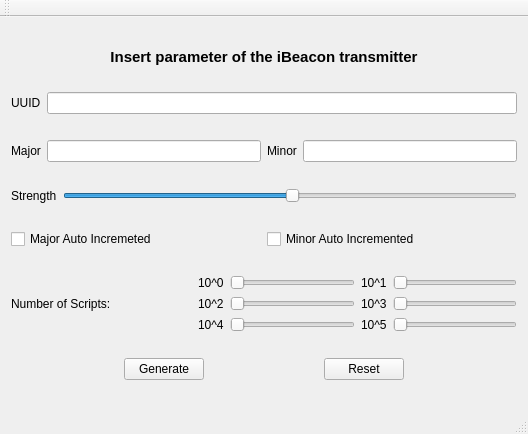
<?xml version="1.0" encoding="UTF-8"?>
<ui version="4.0">
 <class>Configurator</class>
 <widget class="QMainWindow" name="Configurator">
  <property name="geometry">
   <rect>
    <x>0</x>
    <y>0</y>
    <width>528</width>
    <height>434</height>
   </rect>
  </property>
  <property name="windowTitle">
   <string>Configurator</string>
  </property>
  <widget class="QWidget" name="centralWidget">
   <layout class="QVBoxLayout" name="verticalLayout">
    <item>
     <widget class="QLabel" name="label">
      <property name="sizePolicy">
       <sizepolicy hsizetype="Preferred" vsizetype="Fixed">
        <horstretch>0</horstretch>
        <verstretch>0</verstretch>
       </sizepolicy>
      </property>
      <property name="font">
       <font>
        <pointsize>11</pointsize>
        <weight>75</weight>
        <italic>false</italic>
        <bold>true</bold>
        <underline>false</underline>
        <strikeout>false</strikeout>
       </font>
      </property>
      <property name="text">
       <string>Insert parameter of the iBeacon transmitter</string>
      </property>
      <property name="alignment">
       <set>Qt::AlignCenter</set>
      </property>
     </widget>
    </item>
    <item>
     <layout class="QHBoxLayout" name="horizontalLayout">
      <item>
       <widget class="QLabel" name="label_2">
        <property name="text">
         <string>UUID</string>
        </property>
       </widget>
      </item>
      <item>
       <widget class="QLineEdit" name="lineUUID"/>
      </item>
     </layout>
    </item>
    <item>
     <layout class="QHBoxLayout" name="horizontalLayout_3">
      <item>
       <widget class="QLabel" name="label_3">
        <property name="text">
         <string>Major</string>
        </property>
       </widget>
      </item>
      <item>
       <widget class="QLineEdit" name="lineMajor">
        <property name="toolTip">
         <string extracomment="From 0 to 65536"/>
        </property>
        <property name="statusTip">
         <string/>
        </property>
        <property name="inputMethodHints">
         <set>Qt::ImhNone</set>
        </property>
        <property name="text">
         <string/>
        </property>
        <property name="placeholderText">
         <string/>
        </property>
       </widget>
      </item>
      <item>
       <widget class="QLabel" name="label_4">
        <property name="text">
         <string>Minor</string>
        </property>
       </widget>
      </item>
      <item>
       <widget class="QLineEdit" name="lineMinor">
        <property name="toolTip">
         <string/>
        </property>
        <property name="statusTip">
         <string/>
        </property>
        <property name="inputMask">
         <string/>
        </property>
        <property name="text">
         <string/>
        </property>
        <property name="placeholderText">
         <string/>
        </property>
       </widget>
      </item>
     </layout>
    </item>
    <item>
     <layout class="QHBoxLayout" name="horizontalLayout_4">
      <item>
       <widget class="QLabel" name="label_5">
        <property name="text">
         <string>Strength</string>
        </property>
       </widget>
      </item>
      <item>
       <widget class="QSlider" name="horizontalSlider">
        <property name="value">
         <number>50</number>
        </property>
        <property name="orientation">
         <enum>Qt::Horizontal</enum>
        </property>
       </widget>
      </item>
     </layout>
    </item>
    <item>
     <layout class="QHBoxLayout" name="horizontalLayout_5">
      <item>
       <widget class="QCheckBox" name="major_check">
        <property name="text">
         <string>Major Auto Incremeted</string>
        </property>
       </widget>
      </item>
      <item>
       <widget class="QCheckBox" name="minor_check">
        <property name="text">
         <string>Minor Auto Incremented</string>
        </property>
       </widget>
      </item>
     </layout>
    </item>
    <item>
     <layout class="QHBoxLayout" name="horizontalLayout_6">
      <item>
       <widget class="QLabel" name="label_6">
        <property name="text">
         <string>Number of Scripts:</string>
        </property>
       </widget>
      </item>
      <item>
       <widget class="QLabel" name="number_label">
        <property name="sizePolicy">
         <sizepolicy hsizetype="Fixed" vsizetype="Preferred">
          <horstretch>0</horstretch>
          <verstretch>0</verstretch>
         </sizepolicy>
        </property>
        <property name="minimumSize">
         <size>
          <width>75</width>
          <height>0</height>
         </size>
        </property>
        <property name="text">
         <string/>
        </property>
       </widget>
      </item>
      <item>
       <layout class="QVBoxLayout" name="verticalLayout_2">
        <item>
         <layout class="QHBoxLayout" name="horizontalLayout_7">
          <item>
           <widget class="QLabel" name="label_7">
            <property name="text">
             <string>10^0</string>
            </property>
           </widget>
          </item>
          <item>
           <widget class="QSlider" name="unit_slider">
            <property name="minimumSize">
             <size>
              <width>110</width>
              <height>0</height>
             </size>
            </property>
            <property name="autoFillBackground">
             <bool>false</bool>
            </property>
            <property name="orientation">
             <enum>Qt::Horizontal</enum>
            </property>
           </widget>
          </item>
          <item>
           <widget class="QLabel" name="label_8">
            <property name="text">
             <string>10^1</string>
            </property>
           </widget>
          </item>
          <item>
           <widget class="QSlider" name="ten_slider">
            <property name="minimumSize">
             <size>
              <width>110</width>
              <height>0</height>
             </size>
            </property>
            <property name="orientation">
             <enum>Qt::Horizontal</enum>
            </property>
           </widget>
          </item>
         </layout>
        </item>
        <item>
         <layout class="QHBoxLayout" name="horizontalLayout_8">
          <item>
           <widget class="QLabel" name="label_9">
            <property name="text">
             <string>10^2</string>
            </property>
           </widget>
          </item>
          <item>
           <widget class="QSlider" name="hundred_slider">
            <property name="minimumSize">
             <size>
              <width>110</width>
              <height>0</height>
             </size>
            </property>
            <property name="orientation">
             <enum>Qt::Horizontal</enum>
            </property>
           </widget>
          </item>
          <item>
           <widget class="QLabel" name="label_10">
            <property name="text">
             <string>10^3</string>
            </property>
           </widget>
          </item>
          <item>
           <widget class="QSlider" name="thousand_slider">
            <property name="minimumSize">
             <size>
              <width>110</width>
              <height>0</height>
             </size>
            </property>
            <property name="orientation">
             <enum>Qt::Horizontal</enum>
            </property>
           </widget>
          </item>
         </layout>
        </item>
        <item>
         <layout class="QHBoxLayout" name="horizontalLayout_9">
          <item>
           <widget class="QLabel" name="label_11">
            <property name="text">
             <string>10^4</string>
            </property>
           </widget>
          </item>
          <item>
           <widget class="QSlider" name="ten_thousand_slider">
            <property name="minimumSize">
             <size>
              <width>110</width>
              <height>0</height>
             </size>
            </property>
            <property name="orientation">
             <enum>Qt::Horizontal</enum>
            </property>
           </widget>
          </item>
          <item>
           <widget class="QLabel" name="label_12">
            <property name="text">
             <string>10^5</string>
            </property>
           </widget>
          </item>
          <item>
           <widget class="QSlider" name="hunder_thousand_slider">
            <property name="minimumSize">
             <size>
              <width>110</width>
              <height>0</height>
             </size>
            </property>
            <property name="orientation">
             <enum>Qt::Horizontal</enum>
            </property>
           </widget>
          </item>
         </layout>
        </item>
       </layout>
      </item>
     </layout>
    </item>
    <item>
     <layout class="QHBoxLayout" name="horizontalLayout_2">
      <item>
       <spacer name="horizontalSpacer">
        <property name="orientation">
         <enum>Qt::Horizontal</enum>
        </property>
        <property name="sizeHint" stdset="0">
         <size>
          <width>40</width>
          <height>20</height>
         </size>
        </property>
       </spacer>
      </item>
      <item>
       <widget class="QPushButton" name="generateButton">
        <property name="text">
         <string>Generate</string>
        </property>
       </widget>
      </item>
      <item>
       <spacer name="horizontalSpacer_2">
        <property name="orientation">
         <enum>Qt::Horizontal</enum>
        </property>
        <property name="sizeHint" stdset="0">
         <size>
          <width>40</width>
          <height>20</height>
         </size>
        </property>
       </spacer>
      </item>
      <item>
       <widget class="QPushButton" name="resetButton">
        <property name="text">
         <string>Reset</string>
        </property>
       </widget>
      </item>
      <item>
       <spacer name="horizontalSpacer_3">
        <property name="orientation">
         <enum>Qt::Horizontal</enum>
        </property>
        <property name="sizeHint" stdset="0">
         <size>
          <width>40</width>
          <height>20</height>
         </size>
        </property>
       </spacer>
      </item>
     </layout>
    </item>
   </layout>
  </widget>
  <widget class="QMenuBar" name="menuBar">
   <property name="geometry">
    <rect>
     <x>0</x>
     <y>0</y>
     <width>528</width>
     <height>20</height>
    </rect>
   </property>
  </widget>
  <widget class="QToolBar" name="mainToolBar">
   <attribute name="toolBarArea">
    <enum>TopToolBarArea</enum>
   </attribute>
   <attribute name="toolBarBreak">
    <bool>false</bool>
   </attribute>
  </widget>
  <widget class="QStatusBar" name="statusBar"/>
 </widget>
 <layoutdefault spacing="6" margin="11"/>
 <resources/>
 <connections>
  <connection>
   <sender>generateButton</sender>
   <signal>clicked()</signal>
   <receiver>Configurator</receiver>
   <slot>generate()</slot>
   <hints>
    <hint type="sourcelabel">
     <x>203</x>
     <y>390</y>
    </hint>
    <hint type="destinationlabel">
     <x>151</x>
     <y>303</y>
    </hint>
   </hints>
  </connection>
  <connection>
   <sender>resetButton</sender>
   <signal>clicked()</signal>
   <receiver>Configurator</receiver>
   <slot>reset()</slot>
   <hints>
    <hint type="sourcelabel">
     <x>403</x>
     <y>390</y>
    </hint>
    <hint type="destinationlabel">
     <x>282</x>
     <y>333</y>
    </hint>
   </hints>
  </connection>
  <connection>
   <sender>major_check</sender>
   <signal>clicked()</signal>
   <receiver>Configurator</receiver>
   <slot>set_sliders()</slot>
   <hints>
    <hint type="sourcelabel">
     <x>89</x>
     <y>248</y>
    </hint>
    <hint type="destinationlabel">
     <x>-7</x>
     <y>418</y>
    </hint>
   </hints>
  </connection>
  <connection>
   <sender>minor_check</sender>
   <signal>clicked()</signal>
   <receiver>Configurator</receiver>
   <slot>set_sliders()</slot>
   <hints>
    <hint type="sourcelabel">
     <x>359</x>
     <y>253</y>
    </hint>
    <hint type="destinationlabel">
     <x>660</x>
     <y>452</y>
    </hint>
   </hints>
  </connection>
 </connections>
 <slots>
  <slot>generate()</slot>
  <slot>reset()</slot>
  <slot>set_sliders()</slot>
 </slots>
</ui>
